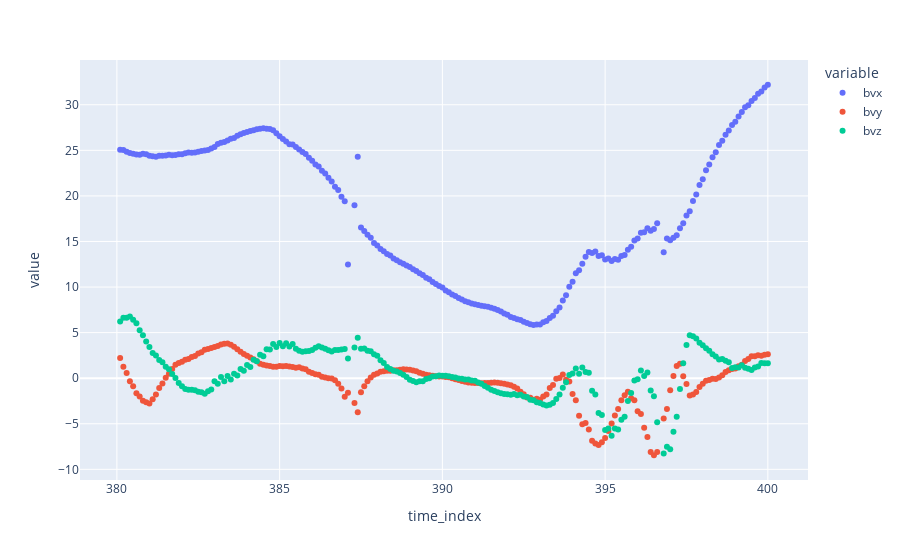

The cell this chart's notebook holds for it:
### Code cell
spin3= sec2.subset(380,400)
px.scatter(spin3.data, y=["bvx", "bvy", "bvz"])

### Figure 1 — Plotly figure (JSON) as saved in the notebook; plotly's stock layout.template omitted (floating-point values rounded to 4 significant figures; data arrays with more than 128 entries replaced by an {"elided": "..."} marker saying what was removed)
{"data": [{"hovertemplate": "variable=bvx<br>time_index=%{x}<br>value=%{y}<extra></extra>", "legendgroup": "bvx", "marker": {"color": "#636efa", "symbol": "circle"}, "mode": "markers", "name": "bvx", "orientation": "v", "showlegend": true, "type": "scatter", "x": {"elided": "198 float values"}, "xaxis": "x", "y": {"elided": "198 float values"}, "yaxis": "y"}, {"hovertemplate": "variable=bvy<br>time_index=%{x}<br>value=%{y}<extra></extra>", "legendgroup": "bvy", "marker": {"color": "#EF553B", "symbol": "circle"}, "mode": "markers", "name": "bvy", "orientation": "v", "showlegend": true, "type": "scatter", "x": {"elided": "198 float values"}, "xaxis": "x", "y": {"elided": "198 float values"}, "yaxis": "y"}, {"hovertemplate": "variable=bvz<br>time_index=%{x}<br>value=%{y}<extra></extra>", "legendgroup": "bvz", "marker": {"color": "#00cc96", "symbol": "circle"}, "mode": "markers", "name": "bvz", "orientation": "v", "showlegend": true, "type": "scatter", "x": {"elided": "198 float values"}, "xaxis": "x", "y": {"elided": "198 float values"}, "yaxis": "y"}], "layout": {"legend": {"title": {"text": "variable"}, "tracegroupgap": 0}, "margin": {"t": 60}, "xaxis": {"anchor": "y", "domain": [0, 1], "title": {"text": "time_index"}}, "yaxis": {"anchor": "x", "domain": [0, 1], "title": {"text": "value"}}}}
